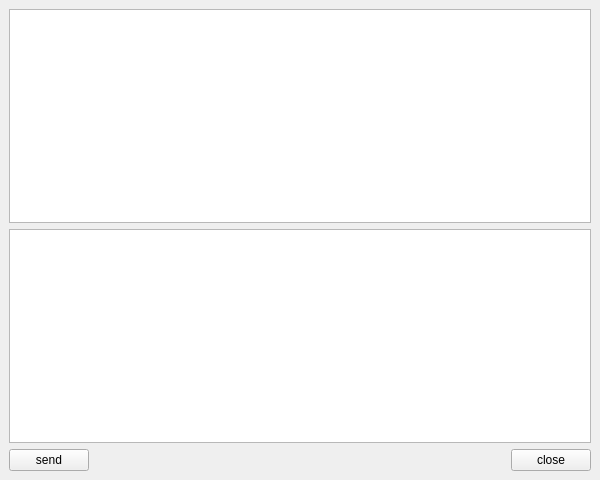
<?xml version="1.0" encoding="UTF-8"?>
<ui version="4.0">
 <class>MainWindow_TcpServer</class>
 <widget class="QMainWindow" name="MainWindow_TcpServer">
  <property name="geometry">
   <rect>
    <x>0</x>
    <y>0</y>
    <width>600</width>
    <height>480</height>
   </rect>
  </property>
  <property name="windowTitle">
   <string>MainWindow_TcpServer</string>
  </property>
  <property name="styleSheet">
   <string notr="true"/>
  </property>
  <widget class="QWidget" name="centralwidget">
   <layout class="QVBoxLayout" name="verticalLayout">
    <item>
     <widget class="QTextBrowser" name="tb_read"/>
    </item>
    <item>
     <widget class="QTextEdit" name="te_write"/>
    </item>
    <item>
     <layout class="QHBoxLayout" name="horizontalLayout">
      <item>
       <widget class="QPushButton" name="btn_send">
        <property name="text">
         <string>send</string>
        </property>
       </widget>
      </item>
      <item>
       <spacer name="horizontalSpacer">
        <property name="orientation">
         <enum>Qt::Horizontal</enum>
        </property>
        <property name="sizeHint" stdset="0">
         <size>
          <width>40</width>
          <height>20</height>
         </size>
        </property>
       </spacer>
      </item>
      <item>
       <widget class="QPushButton" name="btn_close">
        <property name="text">
         <string>close</string>
        </property>
       </widget>
      </item>
     </layout>
    </item>
   </layout>
  </widget>
  <widget class="QMenuBar" name="menubar">
   <property name="geometry">
    <rect>
     <x>0</x>
     <y>0</y>
     <width>600</width>
     <height>22</height>
    </rect>
   </property>
  </widget>
 </widget>
 <resources/>
 <connections/>
</ui>
